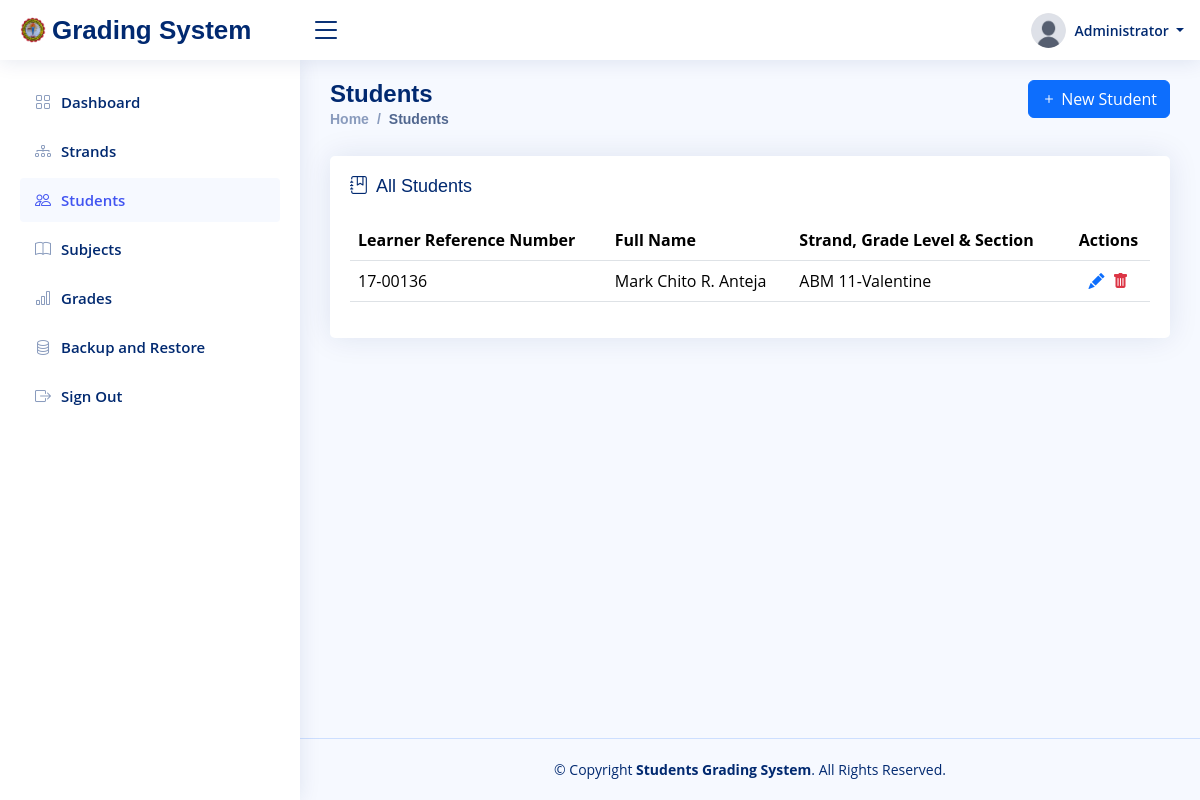
The page /students (signed in) on the database as committed earlier.
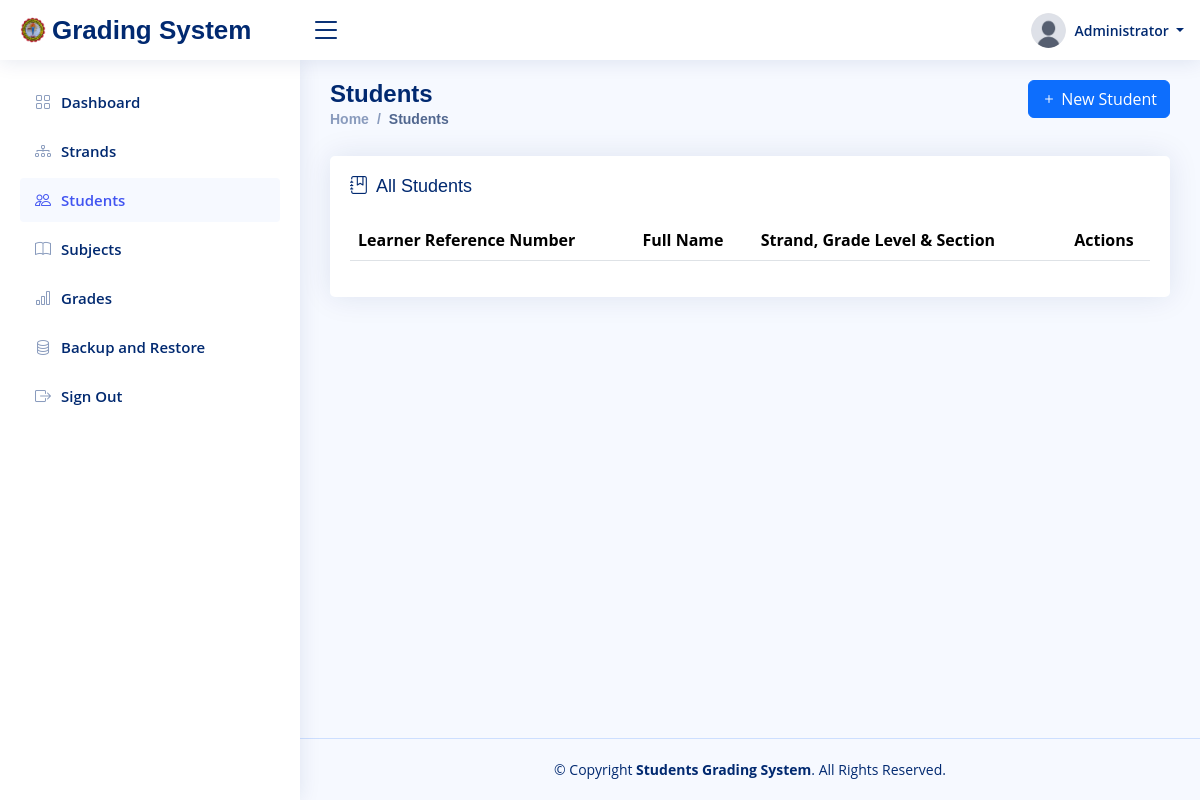
The same page on the database as committed later.
### tables this page shows
CREATE TABLE `students` (
  `id` int(11) NOT NULL AUTO_INCREMENT,
  `uuid` varchar(36) NOT NULL,
  `lrn` varchar(12) NOT NULL,
  `first_name` varchar(50) NOT NULL,
  `middle_name` varchar(50) DEFAULT NULL,
  `last_name` varchar(50) NOT NULL,
  `sex` enum('Male','Female') NOT NULL,
  `birthdate` date NOT NULL,
  `strand_id` int(11) NOT NULL,
  `grade_level` enum('11','12') NOT NULL,
  `section` varchar(20) NOT NULL,
  `created_at` datetime NOT NULL,
  `updated_at` datetime NOT NULL,
  PRIMARY KEY (`id`),
  UNIQUE KEY `uuid` (`uuid`),
  UNIQUE KEY `lrn` (`lrn`),
  KEY `strand_id` (`strand_id`),
  CONSTRAINT `students_ibfk_1` FOREIGN KEY (`strand_id`) REFERENCES `strands` (`id`) ON UPDATE CASCADE
);

CREATE TABLE `strands` (
  `id` int(11) NOT NULL AUTO_INCREMENT,
  `code` varchar(10) NOT NULL,
  `name` varchar(100) NOT NULL,
  `description` text DEFAULT NULL,
  `created_at` datetime NOT NULL,
  `updated_at` datetime NOT NULL,
  PRIMARY KEY (`id`),
  UNIQUE KEY `code` (`code`)
);

### config/database.php (called while the page is built, shortened)
<?php
class Database
{
    private $host = 'localhost';
    private $dbname = 'u474266573_gms';
    private $username = 'u474266573_user_gms';
    private $password = 'Z;cc#>0h6|Nt';
    private $connection = null;
    public function __construct()
    {
        $this->insert_admin_data();
    }
    private function connect()
    {
        $this->connection = new mysqli($this->host, $this->username, $this->password);
    }
    private function create_database()
    {
        $sql = "CREATE DATABASE IF NOT EXISTS " . $this->dbname;
    }
    private function select_database()
    {
        $this->connection->select_db($this->dbname);
    }
    private function create_users_table()
    {
        $sql = "CREATE TABLE IF NOT EXISTS users (
            id INT(11) AUTO_INCREMENT PRIMARY KEY,
            uuid VARCHAR(36) NOT NULL UNIQUE,
            name VARCHAR(100) NOT NULL,
            username VARCHAR(50) NOT NULL UNIQUE,
            password VARCHAR(255) NOT NULL,
            image VARCHAR(50) NOT NULL,
            user_type VARCHAR(20) NOT NULL,
            created_at DATETIME NOT NULL,
            updated_at DATETIME NOT NULL
        )";
    }
    private function create_students_table()
    {
        $sql = "CREATE TABLE IF NOT EXISTS students (
            id INT(11) AUTO_INCREMENT PRIMARY KEY,
            uuid VARCHAR(36) NOT NULL UNIQUE,
            account_id INT(11) NOT NULL UNIQUE,
            lrn VARCHAR(12) NOT NULL UNIQUE,
            strand_id INT(11) NOT NULL,
            grade_level ENUM('11', '12') NOT NULL,
            section VARCHAR(20) NOT NULL,
            first_name VARCHAR(50) NOT NULL,
            middle_name VARCHAR(50),
            last_name VARCHAR(50) NOT NULL,
            birthday DATE NOT NULL,
            sex ENUM('Male', 'Female') NOT NULL,
            email VARCHAR(100) NOT NULL UNIQUE,
            address VARCHAR(255) NOT NULL,
            created_at DATETIME NOT NULL,
            updated_at DATETIME NOT NULL,
            FOREIGN KEY (strand_id) REFERENCES strands(id)
                ON DELETE RESTRICT
                ON UPDATE CASCADE,
            FOREIGN KEY (account_id) REFERENCES users(id)
                ON DELETE CASCADE
                ON UPDATE CASCADE
        )";
    }
    private function create_strands_table()
    {
        $sql = "CREATE TABLE IF NOT EXISTS strands (
            id INT(11) AUTO_INCREMENT PRIMARY KEY,
            uuid VARCHAR(36) NOT NULL UNIQUE,
            code VARCHAR(10) NOT NULL UNIQUE,
            name VARCHAR(100) NOT NULL,
            description TEXT,
            created_at DATETIME NOT NULL,
            updated_at DATETIME NOT NULL
        )";
    }
    private function create_subjects_table()
    {
        $sql = "CREATE TABLE IF NOT EXISTS subjects (
            id INT(11) AUTO_INCREMENT PRIMARY KEY,
            uuid VARCHAR(36) NOT NULL UNIQUE,
            name VARCHAR(100) NOT NULL,
            category ENUM('core', 'applied and specialized') NOT NULL,
            grade_level ENUM('11', '12'),
            strand_id INT(11),
            created_at DATETIME NOT NULL,
            updated_at DATETIME NOT NULL,
            FOREIGN KEY (strand_id) REFERENCES strands(id)
                ON DELETE SET NULL
                ON UPDATE CASCADE
        )";
    }
    private function create_grades_table()
    {
        $sql = "CREATE TABLE IF NOT EXISTS grades (
            id INT(11) AUTO_INCREMENT PRIMARY KEY,
            uuid VARCHAR(36) NOT NULL UNIQUE,
            student_id INT(11) NOT NULL,
            subject_id INT(11) NOT NULL,
            quarter_1 DECIMAL(5,2),
            quarter_2 DECIMAL(5,2),
            quarter_3 DECIMAL(5,2),
            quarter_4 DECIMAL(5,2),
            final_grade DECIMAL(5,2),
            remarks VARCHAR(20),
            created_at DATETIME NOT NULL,
            updated_at DATETIME NOT NULL,
            UNIQUE(student_id, subject_id), -- Prevent duplicate entries for the same subject
            FOREIGN KEY (student_id) REFERENCES students(id)
                ON DELETE CASCADE
                ON UPDATE CASCADE,
            FOREIGN KEY (subject_id) REFERENCES subjects(id)
                ON DELETE CASCADE
                ON UPDATE CASCADE
        )";
    }
    private function create_logs_table()
    {
        $sql = "CREATE TABLE IF NOT EXISTS logs (
            id INT(11) AUTO_INCREMENT PRIMARY KEY,
            uuid VARCHAR(36) NOT NULL UNIQUE,
            user_id INT(11) NOT NULL,
            activity TEXT NOT NULL,
            created_at DATETIME NOT NULL,
            updated_at DATETIME NOT NULL
        )";
    }
    private function insert_admin_data()
    {
        $is_admin_exists = $this->select_one("users", "id", "1");
    }
    public function select_one($table, $condition_column, $condition_value)
    {
        $sql = "SELECT * FROM $table WHERE $condition_column = ? LIMIT 1";
        $stmt = $this->connection->prepare($sql);
        $stmt->bind_param("s", $condition_value);
        $stmt->execute();
        return $stmt->get_result()->fetch_assoc();
    }
    public function select_all($table, $order_by = null, $direction = 'ASC')
    {
        $sql = "SELECT * FROM $table";
        if ($order_by) {
            $sql .= " ORDER BY $order_by " . strtoupper($direction);
        }
        $result = $this->connection->query($sql);
        return $result->fetch_all(MYSQLI_ASSOC);
    }
}

### views/pages/students.php (the view, shortened to what the changed rows need)
<?php include_once "views/pages/templates/header.php" ?>
<main id="main" class="main">
    <div class="pagetitle">
        <div class="row">
            <div class="col-6">
                <h1>Students</h1>
            </div>
        </div>
    </div>
    <section class="section">
        <div class="row">
            <div class="col-lg-12">
                <div class="card">
                    <div class="card-body">
                        <table class="table datatable">
                            <thead>
                                <tr>
                                    <th>Learner Reference Number</th>
                                    <th>Full Name</th>
                                    <th>Strand, Grade Level & Section</th>
                                    <th class="text-center">Actions</th>
                                </tr>
                            </thead>
                            <tbody>
                                <?php if ($students = $db->select_all("students", "id", "DESC")): ?>
                                    <?php foreach ($students as $student): ?>
                                        <?php $strand = $db->select_one("strands", "id", $student["strand_id"]); ?>
                                        <tr>
                                            <td><?= $student["lrn"] ?></td>
                                            <td><?= $student["first_name"] . ' ' . (!empty($student["middle_name"]) ? substr($student["middle_name"], 0, 1) . '. ' : '') . $student["last_name"] ?></td>
                                            <td><?= $strand["code"] . " " . $student["grade_level"] . "-" . $student["section"] ?></td>
                                            <td class="text-center">
                                                <i class="bi bi-pencil-fill text-primary me-1 update_student_btn" role="button" data-account_id="<?= $student["account_id"] ?>"></i>
                                                <i class="bi bi-trash-fill text-danger delete_student_btn" role="button" data-account_id="<?= $student["account_id"] ?>"></i>
                                            </td>
                                        </tr>
                                    <?php endforeach ?>
                                <?php endif ?>
                            </tbody>
                        </table>
                    </div>
                </div>
            </div>
        </div>
    </section>
</main>
<?php include_once "views/pages/templates/footer.php" ?>

Rows that differ between the two databases and show on the page:
removed students: lrn "17-00136", first_name "Mark Chito", middle_name "R", last_name "Anteja", strand.code "ABM", grade_level "11", section "Valentine"
